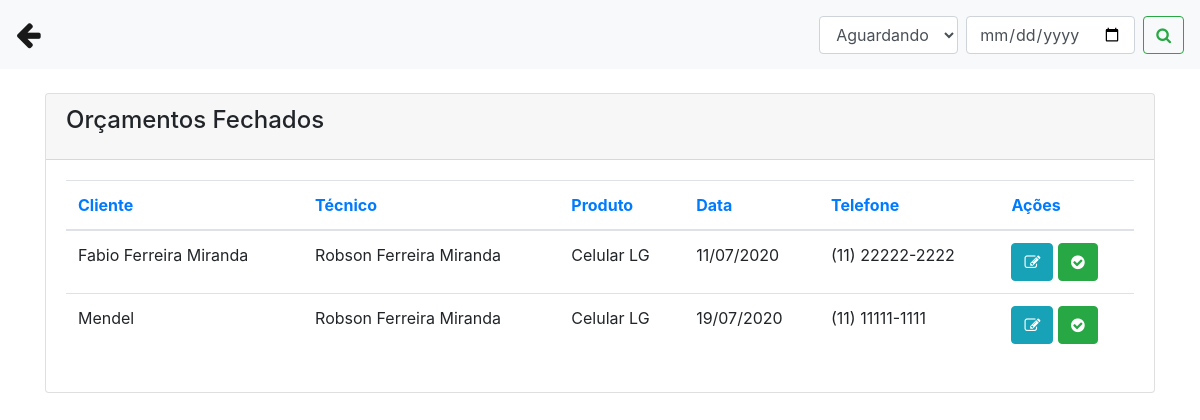
Screenshot of /rel_orcamento.php with the database file from the repository.
### tables this page shows
CREATE TABLE `orcamento` (
  `id` int(11) NOT NULL,
  `cliente` varchar(50) NOT NULL,
  `tecnico` varchar(50) NOT NULL,
  `produto` varchar(50) NOT NULL,
  `serie` varchar(100) DEFAULT NULL,
  `problema` varchar(255) NOT NULL,
  `laudo` varchar(255) DEFAULT NULL,
  `obs` varchar(255) DEFAULT NULL,
  `valor_servico` decimal(10,2) DEFAULT NULL,
  `pecas` varchar(255) DEFAULT NULL,
  `valor_pecas` decimal(10,2) DEFAULT NULL,
  `total` decimal(10,2) DEFAULT NULL,
  `desconto` decimal(10,2) DEFAULT NULL,
  `valor_total` decimal(10,2) DEFAULT NULL,
  `pgto` varchar(50) DEFAULT NULL,
  `data_abertura` date NOT NULL,
  `data_geracao` date DEFAULT NULL,
  `data_aprovacao` date DEFAULT NULL,
  `status` varchar(50) NOT NULL
);

CREATE TABLE `clientes` (
  `id` int(11) NOT NULL,
  `nome` varchar(50) NOT NULL,
  `telefone` varchar(50) NOT NULL,
  `endereco` varchar(50) NOT NULL,
  `email` varchar(50) NOT NULL,
  `cpf` varchar(50) NOT NULL,
  `data` date NOT NULL
);

CREATE TABLE `funcionarios` (
  `id` int(11) NOT NULL,
  `nome` varchar(50) NOT NULL,
  `cpf` varchar(50) NOT NULL,
  `telefone` varchar(20) NOT NULL,
  `endereco` varchar(50) NOT NULL,
  `cargo` varchar(50) NOT NULL,
  `data` date NOT NULL
);

### rel_orcamento.php (the view, shortened to what this page needs)
<?php
include('conexao.php');
?>
<!DOCTYPE html>
<html>
    <head>
        <link rel="stylesheet" href="https://stackpath.bootstrapcdn.com/bootstrap/4.1.3/css/bootstrap.min.css">
        <link rel="stylesheet" href="https://cdnjs.cloudflare.com/ajax/libs/font-awesome/4.7.0/css/font-awesome.min.css">
    </head>
    <body>
        <nav class="navbar navbar-expand-lg navbar-light bg-light">
            <a class="navbar-brand" href="painel_funcionario.php"><big><big><i class="fa fa-arrow-left"></i></big></big></a>
            <div class="collapse navbar-collapse" id="conteudoNavbarSuportado">
                <form class="form-inline my-2 my-lg-0">
                    <select class="form-control mr-2" id="category" name="status">
                        <option value="Aguardando">Aguardando</option>
                    </select>
                    <input name="txtpesquisar" class="form-control mr-sm-2" type="date" placeholder="Pesquisar" aria-label="Pesquisar">
                    <button name="buttonPesquisar" class="btn btn-outline-success my-2 my-sm-0" type="submit"><i class="fa fa-search"></i></button>
                </form>
            </div>
        </nav>
        <div class="container">
            <br>
            <div class="content">
                <div class="row">
                    <div class="col-md-12">
                        <div class="card">
                        <div class="card-header">
                            <h4 class="card-title"> Orçamentos Fechados</h4>
                        </div>
                        <div class="card-body">
                            <div class="table-responsive">
                                <?php
                                     if(isset($_GET['buttonPesquisar']) and $_GET['txtpesquisar'] != '' and $_GET['status'] != 'Aguardando' ){
                                        $data = $_GET['txtpesquisar'] . '%';
                                         $query = "select o.id, o.cliente, o.tecnico, o.produto, o.valor_total, o.status, o.data_abertura, c.nome as cli_nome, c.telefone, c.email, f.nome as func_nome from orcamento as o INNER JOIN clientes as c on o.cliente = c.cpf INNER JOIN funcionarios as f on o.tecnico = f.id where data_abertura = '$data' and status = 'Aprovado' order by id asc";
                                      }else{
                                       $query = "select o.id, o.cliente, o.tecnico, o.produto, o.valor_total, o.status, o.data_abertura, c.nome as cli_nome, c.telefone, c.email, f.nome as func_nome from orcamento as o INNER JOIN clientes as c on o.cliente = c.cpf INNER JOIN funcionarios as f on o.tecnico = f.id where status = 'Aguardando'  order by data_abertura asc";
                                      }
                                    $result = mysqli_query($conexao, $query);
                                    $row = mysqli_num_rows($result);
                                    if($row == ''){
                                        echo "<h3> Não existem dados cadastrados no banco </h3>";
                                    }else{
                                    ?>
                                <table class="table">
                                    <thead class=" text-primary">
                                    <th>
                                        Cliente
                                    </th>
                                    <th>
                                        Técnico
                                    </th>
                                    <th>
                                        Produto
                                    </th>
                                    <th>
                                       Data
                                    </th>
                                        <th>
                                        Telefone
                                    </th>
                                        <th>
                                        Ações
                                    </th>
                                    </thead>
                                    <tbody>
                                    <?php
                                    while($res_1 = mysqli_fetch_array($result)){
                                        $cliente = $res_1["cli_nome"];
                                        $tecnico = $res_1["func_nome"];
                                        $produto = $res_1["produto"];
                                        $data = $res_1["data_abertura"];
                                        $telefone = $res_1["telefone"];
                                        $email = $res_1["email"];
                                        $id = $res_1["id"];
                                        $data2 = implode('/', array_reverse(explode('-', $data)));
                                        ?>
                                        <tr>
                                        <td><?php echo $cliente; ?></td>
                                        <td><?php echo $tecnico; ?></td>
                                        <td><?php echo $produto; ?></td>
                                        <td><?php echo $data2; ?></td>
                                        <td><?php echo $telefone; ?></td>
                                        <td>
                                            <a class="btn btn-info" href="rel/rel_orcamento_class.php?id=<?php echo $id; ?>&email=<?php echo $email; ?>"><i class="fa fa-pencil-square-o"></i></a>
                                            <a class="btn btn-success" href="rel_orcamento.php?func=edita&id=<?php echo $id; ?>"><i class="fa fa-check-circle"></i></a>
                                        </td>
                                        </tr>
                                        <?php
                                        }
                                        ?>
                                    </tbody>
                                </table>
                                    <?php
                                        }
                                        ?>
                            </div>
                        </div>
                </div>
            </div>
        </div>
    </body>
</html>

### rows the page displays
orcamento: clientes.nome "Fabio Ferreira Miranda", funcionarios.nome "Robson Ferreira Miranda", produto "Celular LG", data_abertura "11/07/2020", clientes.telefone "(11) 22222-2222"
orcamento: clientes.nome "Mendel", funcionarios.nome "Robson Ferreira Miranda", produto "Celular LG", data_abertura "19/07/2020", clientes.telefone "(11) 11111-1111"
